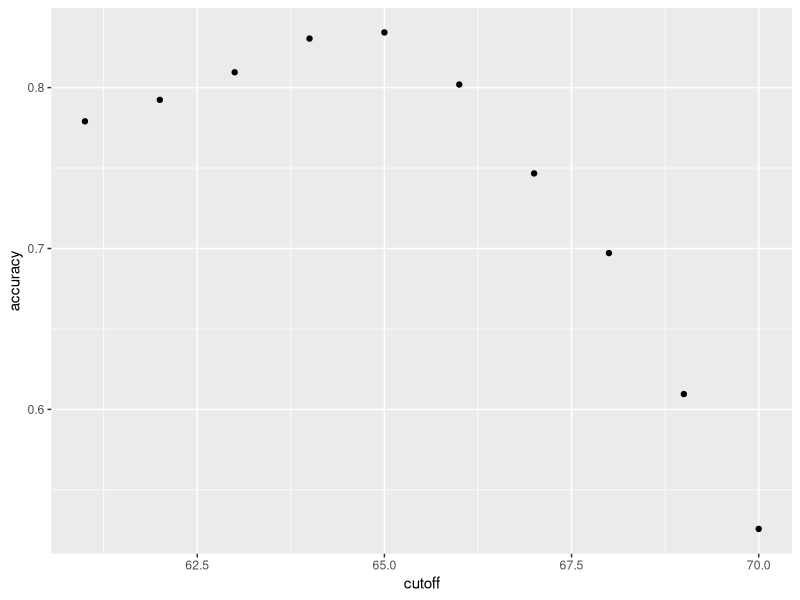

Generate this figure with R:
library(tidyverse)
library(caret)

library(dslabs)
data(heights)

y <- heights$sex
x <- heights$height

set.seed(2007, sample.kind = "Rounding")
test_index <- createDataPartition(y, times = 1, p = .5, list = F)
test_set <- heights[test_index,]
train_set <- heights[-test_index,]

# simplest algorithm: guess the outcome
y_hat <- sample(c("Male", "Female"), length(test_index), replace = T) %>% 
  factor(levels = levels(test_set$sex))
mean(y_hat == test_set$sex)  # overall accuracy

# EDA suggest that males are typically taller
heights %>% group_by(sex) %>% summarise(mean(height), sd(height))

# try another simple approach
y_hat <- ifelse(x > 62, "Male", "Female") %>% 
  factor(levels = levels(test_set$sex))
mean(y_hat == test_set$sex)  # overall accuracy

cutoff <- seq(61, 70)
accuracy <- map_dbl(cutoff, function(x){
  y_hat <- ifelse(train_set$height > x, "Male", "Female") %>% 
    factor(levels = levels(test_set$sex))
  mean(y_hat == train_set$sex)
})
qplot(cutoff, accuracy)
max(accuracy)
best_cutoff <- cutoff[which.max(accuracy)]

y_hat <- ifelse(test_set$height > best_cutoff, "Male", "Female") %>% 
  factor(levels = levels(test_set$sex))
y_hat <- factor(y_hat)
mean(y_hat == test_set$sex)
